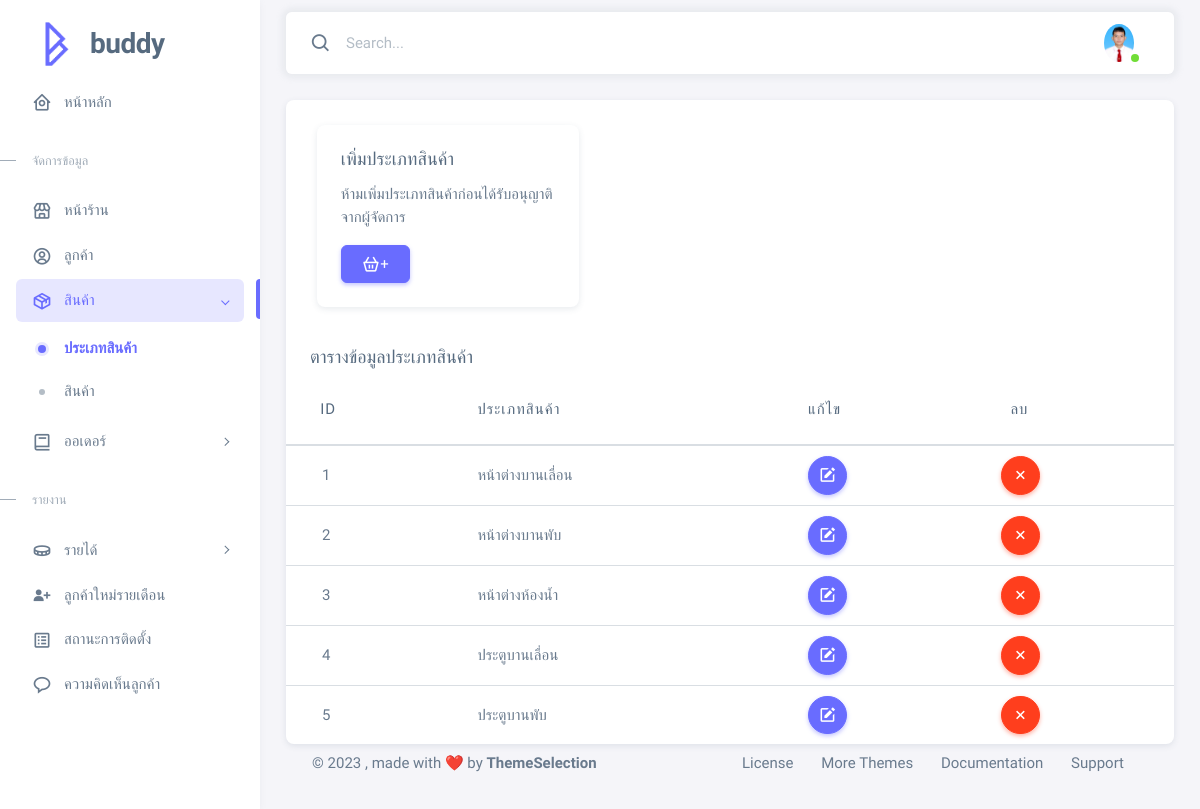
/category.php (signed in), run on the app's committed database.
### tables this page shows
CREATE TABLE `category` (
  `id_cat` int(2) NOT NULL,
  `cat_name` varchar(50) NOT NULL
);

### html/category.php (the view, shortened to what this page needs)
<!DOCTYPE html>
<html
  lang="en"
  class="light-style layout-menu-fixed"
  dir="ltr"
  data-theme="theme-default"
  data-assets-path="../assets/"
  data-template="vertical-menu-template-free"
>
  <head>
    <link rel="stylesheet" href="../assets/vendor/fonts/boxicons.css" />
    <link rel="stylesheet" href="../assets/vendor/css/core.css" class="template-customizer-core-css" />
    <link rel="stylesheet" href="../assets/vendor/css/theme.css" class="template-customizer-theme-css" />
    <link rel="stylesheet" href="../assets/css/demo.css" />
    <link rel="stylesheet" href="../assets/vendor/libs/perfect-scrollbar/perfect-scrollbar.css" />
    <link rel="stylesheet" href="../assets/vendor/libs/apex-charts/apex-charts.css" />
  </head>
  <body>
    <div class="layout-wrapper layout-content-navbar">
      <div class="layout-container">
        <aside id="layout-menu" class="layout-menu menu-vertical menu bg-menu-theme">
        <div class="app-brand demo">
            <a href="index.html" class="app-brand-link">
              <span class="app-brand-logo demo">
              <img src="upload/b.png" width="50">
              </span>
              <span class="app-brand-text demo menu-text fw-bolder ms-2">Buddy</span>
            </a>
          </div>
          <ul class="menu-inner py-1">
            <li class="menu-item">
              <a href="index.php" class="menu-link">
                <i class="menu-icon tf-icons bx bx-home-circle"></i>
                <div data-i18n="Analytics">หน้าหลัก</div>
              </a>
            </li>
            <li class="menu-header small text-uppercase">
              <span class="menu-header-text">จัดการข้อมูล</span>
            </li>
            <li class="menu-item">
              <a href="cards-basic.html" class="menu-link">
                <i class="menu-icon tf-icons bx bx-store"></i>
                <div data-i18n="Basic">หน้าร้าน</div>
              </a>
            </li>
            <li class="menu-item">
              <a href="cm.php" class="menu-link">
                <i class="menu-icon tf-icons bx bx-user-circle"></i>
                <div data-i18n="Basic">ลูกค้า</div>
              </a>
            </li>
            <li class="menu-item active open">
              <a href="javascript:void(0);" class="menu-link menu-toggle">
              <i class='menu-icon tf-icons bx bx-package'></i>
                <div data-i18n="Account Settings">สินค้า</div>
              </a>
              <ul class="menu-sub">
                <li class="menu-item active">
                  <a href="category.php" class="menu-link active">
                    <div data-i18n="Account">ประเภทสินค้า</div>
                  </a>
                </li>
                <li class="menu-item">
                  <a href="product.php" class="menu-link">
                    <div data-i18n="Notifications">สินค้า</div>
                  </a>
                </li>
              </ul>
            </li>
            <li class="menu-item">
              <a href="javascript:void(0);" class="menu-link menu-toggle">
              <i class='menu-icon tf-icons bx bx-book'></i>
                <div data-i18n="Account Settings">ออเดอร์</div>
              </a>
            </li>
            <li class="menu-header small text-uppercase">
              <span class="menu-header-text">รายงาน</span>
            </li>
            <li class="menu-item">
              <a href="javascript:void(0);" class="menu-link menu-toggle">
              <i class='menu-icon tf-icons bx bx-coin'></i>
                <div data-i18n="Account Settings">รายได้</div>
              </a>
            </li>
            <li class="menu-item">
              <a href="#" class="menu-link">
                <i class="menu-icon tf-icons bx bxs-user-plus"></i>
                <div data-i18n="Basic">ลูกค้าใหม่รายเดือน</div>
              </a>
            </li>
            <li class="menu-item">
              <a href="#" class="menu-link">
                <i class="menu-icon tf-icons bx bx-spreadsheet"></i>
                <div data-i18n="Basic">สถานะการติดตั้ง</div>
              </a>
            </li>
            <li class="menu-item">
              <a href="#" class="menu-link">
                <i class="menu-icon tf-icons bx bx-message-rounded"></i>
                <div data-i18n="Basic">ความคิดเห็นลูกค้า</div>
              </a>
            </li>
          </ul>
        </aside>
        <div class="layout-page">
          <nav
            class="layout-navbar container-xxl navbar navbar-expand-xl navbar-detached align-items-center bg-navbar-theme"
            id="layout-navbar"
          >
            <div class="navbar-nav-right d-flex align-items-center" id="navbar-collapse">
              <div class="navbar-nav align-items-center">
                <div class="nav-item d-flex align-items-center">
                  <i class="bx bx-search fs-4 lh-0"></i>
                  <input
                    type="text"
                    class="form-control border-0 shadow-none"
                    placeholder="Search..."
                    aria-label="Search..."
                  />
                </div>
              </div>
              <ul class="navbar-nav flex-row align-items-center ms-auto">
                <li class="nav-item navbar-dropdown dropdown-user dropdown">
                  <a class="nav-link dropdown-toggle hide-arrow" href="javascript:void(0);" data-bs-toggle="dropdown">
                    <div class="avatar avatar-online">
                      <img src="../assets/img/avatars/admin.jpg" alt class="w-px-30 h-auto rounded-circle" />
                    </div>
                  </a>
                </li>
              </ul>
            </div>
          </nav>
          <div class="content-wrapper">
            <div class="container-xxl flex-grow-1 container-p-y">
              <div class="card">
              <div class="add demo-inline-spacing">
              <div class="row mb-5">
                <div class="col-md-6 col-lg-4 mb-3">
                  <div class="card">
                    <div class="card-body">
                      <h5 class="card-title">เพิ่มประเภทสินค้า</h5>
                      <p class="card-text">
                        ห้ามเพิ่มประเภทสินค้าก่อนได้รับอนุญาติจากผู้จัดการ
                      </p>
                      <button
                          type="button"
                          class="btn btn-primary"
                          data-bs-toggle="modal"
                          data-bs-target="#addcat"
                        >
                        <i class='bx bx-basket' ></i>+
                    </div>
                  </div>
                </div>
              </div>
              </div>
                <h5 class="card-header">ตารางข้อมูลประเภทสินค้า</h5>
                <div class="table-responsive text-nowrap">
                  <table class="table">
                    <thead>
                      <tr>
                        <th><h6>&nbsp;&nbsp;&nbsp;ID</h6></th>
                        <th><h6>ประเภทสินค้า</h6></th>
                        <th><h6>แก้ไข</h6></th>
                        <th><h6>&nbsp;&nbsp;ลบ</h6></th>
                      </tr>
                    </thead>
                    <tbody class="table-border-bottom-0">
                    <?php
                    include('connect.php');
                    $query = mysqli_query($conn, "SELECT * FROM `category`");
                    while ($fetch = mysqli_fetch_array($query)) {
                    ?>
                                            <tr>
                                                <td><i class="fab fa-angular fa-lg text-danger me-3"></i><?php echo $fetch['id_cat'] ?></td>
                                                <td><?php echo $fetch['cat_name'] ?></td>
                                                <td>
                                                <button type="button"
                                                        class="btn rounded-pill btn-icon btn-primary"
                                                        data-bs-toggle="modal"
                                                        data-bs-target="#editcat<?php echo $fetch['id_cat'] ?>">
                                                        <span class="tf-icons bx bxs-edit"></span>
                                                </button>
                                                </td>
                                                <td>
                                                <button type="button"
                                                        class="btn rounded-pill btn-icon btn-danger"
                                                        data-bs-toggle="modal"
                                                        data-bs-target="#catdel<?php echo $fetch['id_cat'] ?>">
                                                        <span class="tf-icons bx bx-x"></span>
                                                </button>
                                                </td>
                                            </tr>
                                        <?php
                                      }
                                        ?>
                    </tbody>
                  </table>
                </div>
              </div>
            <footer class="content-footer footer bg-footer-theme">
              <div class="container-xxl d-flex flex-wrap justify-content-between py-2 flex-md-row flex-column">
                <div class="mb-2 mb-md-0">
                  ©
                  , made with ❤️ by
                  <a href="https://themeselection.com" target="_blank" class="footer-link fw-bolder">ThemeSelection</a>
                </div>
                <div>
                  <a href="https://themeselection.com/license/" class="footer-link me-4" target="_blank">License</a>
                  <a href="https://themeselection.com/" target="_blank" class="footer-link me-4">More Themes</a>
                  <a
                    href="https://themeselection.com/demo/sneat-bootstrap-html-admin-template/documentation/"
                    target="_blank"
                    class="footer-link me-4"
                    >Documentation</a
                  >
                  <a
                    href="https://github.com/themeselection/sneat-html-admin-template-free/issues"
                    target="_blank"
                    class="footer-link me-4"
                    >Support</a
                  >
                </div>
              </div>
            </footer>
          </div>
        </div>
      </div>
    </div>
  </body>
</html>

### assets/css/demo.css (style rules this page uses)
.menu .app-brand.demo { height: 64px; margin-top: 12px; }
.app-brand-text.demo { font-size: 1.75rem; letter-spacing: -0.5px; text-transform: lowercase; }
.demo-inline-spacing > * { margin: 1rem 0.375rem 0 0 !important; }

### html/category.php (style rules this page uses)
th { font-size: 16px; }
.add { margin-left: 2%; margin-top: 1%; }

### data on the page
category: id_cat "1", cat_name "หน้าต่างบานเลื่อน"
category: id_cat "2", cat_name "หน้าต่างบานพับ"
category: id_cat "3", cat_name "หน้าต่างห้องน้ำ"
category: id_cat "4", cat_name "ประตูบานเลื่อน"
category: id_cat "5", cat_name "ประตูบานพับ"
